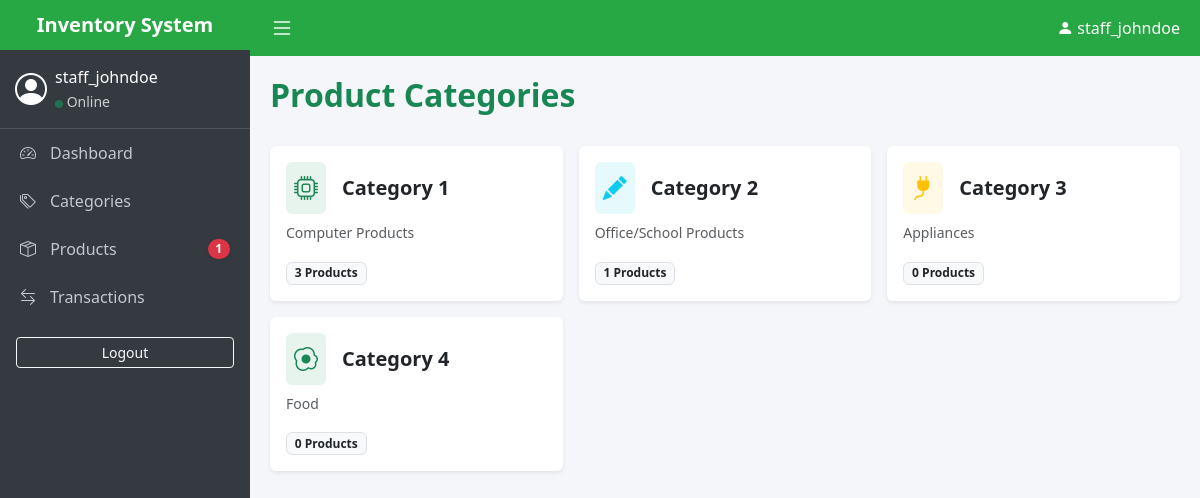
The app's page /products/categories/ (signed in) with its own data.
### products/models.py (models this page shows, shortened)
class Category(models.Model):
    name = models.CharField(max_length=100)
    description = models.TextField(blank=True, null=True)
    icon = models.CharField(max_length=50, default="bi-tag", help_text="Bootstrap icon class (e.g., bi-laptop)")
    color_theme = models.CharField(max_length=20, default="success", help_text="Bootstrap color (success, info, warning, primary)")
    class Meta:
        verbose_name_plural = "Categories"

### products/views.py (the view)
# urls.py: path('categories/', views.category_list, name='category_list'),
@login_required
def category_list(request):
    categories = Category.objects.all().prefetch_related('products')
    context = {'categories': categories}
    return render(request, 'products/category_list.html', context)

### products/context_processors.py (called while the page is built)
def low_stock_alerts(request):
    if request.user.is_authenticated:
        low_stock_products = [p for p in Product.objects.all() if p.is_low_stock()]
        return {
            'low_stock_count': len(low_stock_products),
            'low_stock_items': low_stock_products[:5] # Show only top 5 in dropdown
        }
    return {}

### products/models.py (called while the page is built)
    def is_low_stock(self):
        return self.current_stock <= self.min_stock_level

### products/templates/products/category_list.html (shortened to what this page needs)
{% extends 'base.html' %}
{% block content %}
<div class="d-flex justify-content-between align-items-center mb-4">
    <h2 class="fw-bold text-success">Product Categories</h2>
</div>
<div class="row g-3">
    {% for cat in categories %}
    <div class="col-md-6 col-lg-4">
        <a href="{% url 'product_list' %}?category={{ cat.id }}" class="text-decoration-none text-dark">
            <div class="card shadow-sm border-0 h-100 category-card">
                <div class="card-body">
                    <div class="d-flex align-items-center mb-2">
                        <div class="bg-{{ cat.color_theme|default:'success' }} bg-opacity-10 p-2 rounded me-3">
                            <i class="bi {{ cat.icon|default:'bi-tag-fill' }} text-{{ cat.color_theme|default:'success' }} fs-4"></i>
                        </div>
                        <h5 class="card-title mb-0 fw-bold">{{ cat.name }}</h5>
                    </div>
                    <p class="card-text text-muted small">
                        {{ cat.description|default:"No description provided." }}
                    </p>
                </div>
                <div class="card-footer bg-transparent border-0 pt-0 pb-3">
                    <span class="badge bg-light text-dark border">
                        {{ cat.products.count }} Products
                    </span>
                </div>
            </div>
        </a>
    </div>
    {% empty %}
    <div class="col-12 text-center py-5">
        <p class="text-muted">No categories found.</p>
    </div>
    {% endfor %}
</div>
{% endblock %}

### templates/base.html (shortened to what this page needs)
<!DOCTYPE html>
<html lang="en">
<head>
    <link href="https://cdn.jsdelivr.net/npm/bootstrap@5.3.0/dist/css/bootstrap.min.css" rel="stylesheet">
    <link rel="stylesheet" href="https://cdn.jsdelivr.net/npm/bootstrap-icons@1.11.1/font/bootstrap-icons.css">
</head>
<body>
    <div class="d-flex">
        {% if user.is_authenticated %}
        <nav class="sidebar" id="sidebar">
            <div class="main-header fw-bold fs-5 text-center">Inventory System</div>
            <div class="user-panel d-flex align-items-center">
                <i class="bi bi-person-circle fs-2 me-2"></i>
                <div>
                    <div>{{ user.username }}</div>
                    <small class="text-white opacity-75"><i class="bi bi-circle-fill text-success" style="font-size: 8px;"></i> Online</small>
                </div>
            </div>
            <ul class="nav flex-column">
                <li class="nav-item">
                    <a href="{% url 'dashboard' %}" class="nav-link"><i class="bi bi-speedometer2"></i> Dashboard</a>
                </li>
                <li class="nav-item">
                    <a href="{% url 'category_list' %}" class="nav-link"><i class="bi bi-tags"></i> Categories</a>
                </li>
                <li class="nav-item">
                    <a href="{% url 'product_list' %}" class="nav-link d-flex justify-content-between align-items-center">
                        <span><i class="bi bi-box-seam"></i> Products</span>
                        {% if low_stock_count > 0 %}
                            <span class="badge rounded-pill bg-danger shadow-sm" style="font-size: 0.75rem;">
                                {{ low_stock_count }}
                            </span>
                        {% endif %}
                    </a>
                </li>
                <li class="nav-item">
                    <a href="{% url 'transaction_list' %}" class="nav-link"><i class="bi bi-arrow-left-right"></i> Transactions</a>
                </li>
                <li class="nav-item">
                    <form method="post" action="{% url 'logout' %}" class="p-3">
                        <button class="btn btn-outline-light btn-sm w-100">Logout</button>
                    </form>
                </li>
            </ul>
        </nav>
        {% endif %}
        <div class="w-100">
            {% if user.is_authenticated %}
            <header class="main-header d-flex justify-content-between align-items-center">
                <button class="btn p-0 text-white border-0 shadow-none" id="sidebarToggle">
                    <i class="bi bi-list fs-4"></i>
                </button>
                <div class="d-flex align-items-center">
                    <i class="bi bi-person-fill me-1"></i> {{ user.username }}
                </div>
            </header>
            {% endif %}
            <main class="content-wrapper">
                {% block content %}{% endblock %}
            </main>
        </div>
    </div>
</body>
</html>

### templates/base.html (style rules this page uses)
body { background-color: #f4f6f9; overflow-x: hidden; }
.sidebar { min-width: 250px; max-width: 250px; background: #343a40; color: #fff; min-height: 100vh; transition: all 0.3s ease-in-out; }
.sidebar .nav-link { color: #c2c7d0; padding: 12px 20px; display: flex; align-items: center; white-space: nowrap; }
.sidebar .nav-link i { margin-right: 10px; width: 20px; }
.main-header { background: #28a745; color: white; padding: 10px 20px; }
.user-panel { padding: 15px; border-bottom: 1px solid #4b545c; }
.content-wrapper { width: 100%; padding: 20px; }

### products/templates/products/category_list.html (style rules this page uses)
.category-card { transition: transform 0.2s, box-shadow 0.2s; cursor: pointer; }

### records on screen
Category: name "Category 1", description "Computer Products", products.count "3"
Category: name "Category 2", description "Office/School Products", products.count "1"
Category: name "Category 3", description "Appliances", products.count "0"
Category: name "Category 4", description "Food", products.count "0"

### other values on screen
{{ user.username }} "staff_johndoe"
{{ low_stock_count }} "1"
